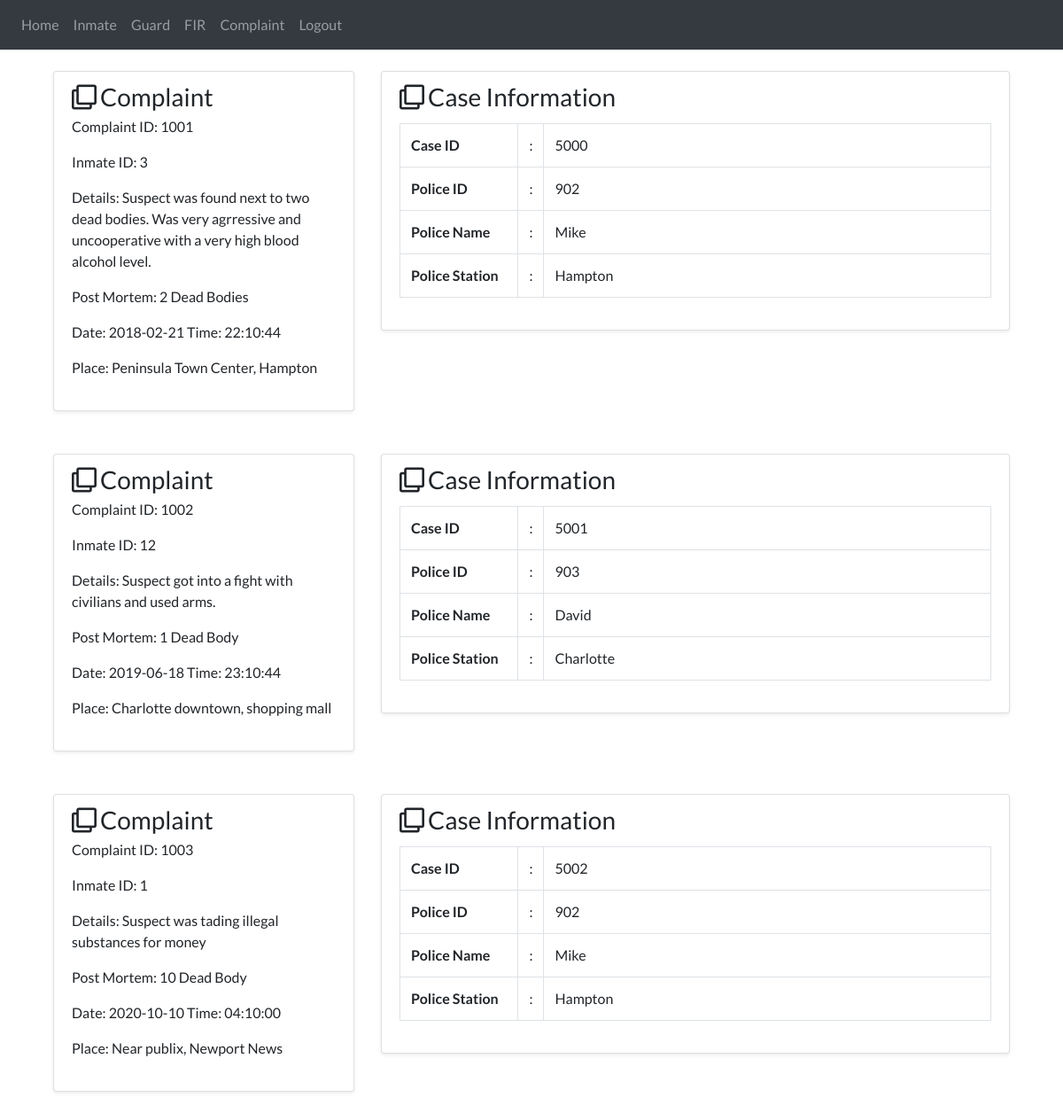
The app's page /complaint, older data.
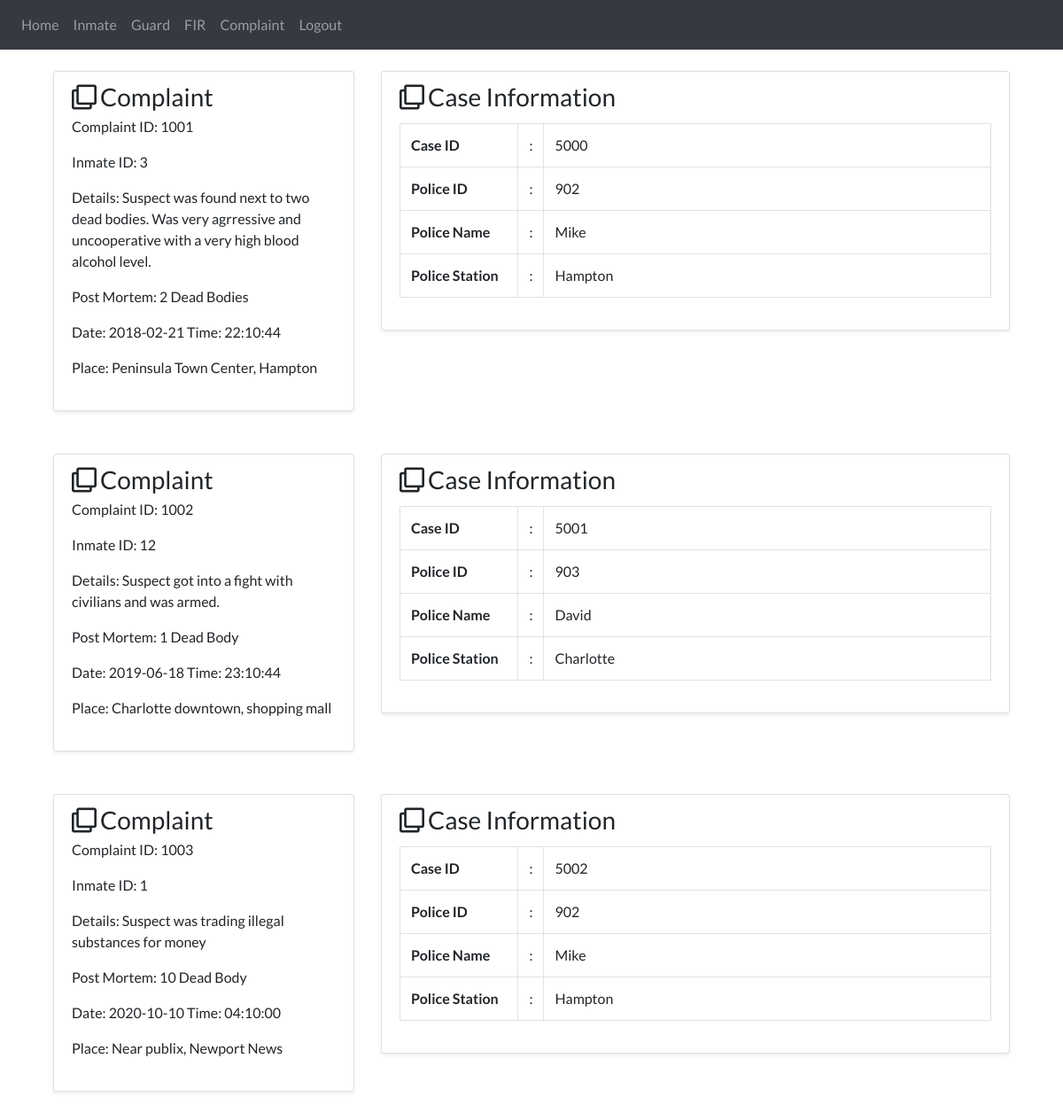
The same page, newer data.
### tables this page shows
CREATE TABLE Cases (CaseID INTEGER PRIMARY KEY UNIQUE NOT NULL, PoliceID INTEGER REFERENCES Police (PoliceID), ComplaintID INTEGER REFERENCES Complaint (ComplaintID), Postmortem TEXT);

CREATE TABLE Complaint (ComplaintID PRIMARY KEY UNIQUE NOT NULL, Date DATE NOT NULL, Description TEXT, Place TEXT, Time TIME, InmateID INTEGER REFERENCES Inmate (InmateID));

CREATE TABLE Police (PoliceID INTEGER PRIMARY KEY UNIQUE NOT NULL, Fullname TEXT NOT NULL, Station TEXT);

### website/views.py (the view)
@views.route('/complaint')
def goToComplaint():
    complaint = databaseFunctions.query_complaint_information()
    return render_template('complaint.html', complaint = complaint)

### website/databaseFunctions.py (called while the page is built)
def query_complaint_information():
    connie = sqlite3.connect(db_path)
    c = connie.cursor()
    c.execute('''
            select Cases.CaseID, Cases.PoliceID, Cases.ComplaintID, Cases.Postmortem,
            Police.Fullname, Police.Station, Complaint.Date, Complaint.Time,
            Complaint.Description, Complaint.Place, Complaint.InmateID
            from Cases inner join Police on Police.PoliceID = Cases.PoliceID
            inner join Complaint on Complaint.ComplaintID = Cases.ComplaintID
            ''')
    Complaint = c.fetchall()
    connie.close()
    return Complaint

### website/templates/complaint.html (shortened to what this page needs)
{% extends "base.html" %} {% block title %} Complaints {% endblock %}
{% block navLink%}
<a class="nav-item nav-link" id="home" href="/home">Home</a>
<a class="nav-item nav-link" id="Inmate" href="/inmate">Inmate</a>
<a class="nav-item nav-link" id="Guard" href="/guard">Guard</a>
<a class="nav-item nav-link" id="FIR" href="/FIR">FIR</a>
<a class="nav-item nav-link" id="Complaint" href="/complaint">Complaint</a>
<a class="nav-item nav-link" id="logout" href="/logout">Logout</a>
{%endblock %}
{% block content%}
<link rel='stylesheet' href='https://cdnjs.cloudflare.com/ajax/libs/twitter-bootstrap/4.1.3/css/bootstrap.min.css'>
<link rel='stylesheet' href='https://cdnjs.cloudflare.com/ajax/libs/font-awesome/5.12.1/css/all.min.css'>
{% for complaint in complaint%}
<div class="Inmate-profile py-4">
  <div class="container">
    <div class="row">
      <div class="col-lg-4">
        <div class="card shadow-sm">
          <div class="card-header bg-transparent border-0" style="height:50px">
            <h3 class="mb-0"><i class="far fa-clone pr-1"></i>Complaint</h3>
          </div>
          <div class="card-body pt-0">
              <p>Complaint ID: {{complaint[2]}}</p>
              <p>Inmate ID: {{complaint[10]}}</p>
              <p>Details: {{complaint[8]}}</p>
              <p>Post Mortem: {{complaint[3]}}</p>
              <p>Date: {{complaint[6]}} Time: {{complaint[7]}}</p>
              <p>Place: {{complaint[9]}}</p>
          </div>
        </div>
      </div>
      <div class="col-lg-8" style="width:60px" >
        <div class="card shadow-sm" >
          <div class="card-header bg-transparent border-0" >
            <h3 class="mb-0"><i class="far fa-clone pr-1"></i>Case Information</h3>
          </div>
          <div class="card-body pt-0">
            <table class="table table-bordered">
              <tr>
                <th width="20%">Case ID </th>
                <td width="2%">:</td>
                <td>{{complaint[0]}}</td>
              </tr>
              <tr>
                <th width="20%">Police ID</th>
                <td width="2%">:</td>
                <td>{{complaint[1]}}</td>
              </tr>
              <tr>
                <th width="20%">Police Name</th>
                <td width="2%">:</td>
                <td>{{complaint[4]}}</td>
              </tr>
              <tr>
                <th width="20%">Police Station</th>
                <td width="2%">:</td>
                <td>{{complaint[5]}}</td>
              </tr>
            </table>
          </div>
        </div>
          <div style="height: 26px"></div>
      </div>
    </div>
  </div>
</div>
{% endfor %}
{% endblock %}

### website/templates/base.html (shortened to what this page needs)
<!DOCTYPE html>
<html>
  <head>
    <link
      rel="stylesheet"
      href="https://stackpath.bootstrapcdn.com/bootstrap/4.4.1/css/bootstrap.min.css"
    />
    <link
      rel="stylesheet"
      href="https://stackpath.bootstrapcdn.com/font-awesome/4.7.0/css/font-awesome.min.css"
    />
  </head>
  <body>
    <nav class="navbar navbar-expand-lg navbar-dark bg-dark">
      <div class="collapse navbar-collapse" id="navbar">
        <div class="navbar-nav">
          {% block navLink%} {% endblock %}
        </div>
      </div>
    </nav>
        <div class="container">{% block content %} {% endblock %}</div>
  </body>
</html>

### website/templates/complaint.html (style rules this page uses)
body { background-color: #FFFFF; font-family: 'Lato', sans-serif; }

Row changes from the older to the newer data that the page shows:
changed through a linked row, Cases "1 Dead Body": Description "Suspect got into a fight with civilians and used arms." → "Suspect got into a fight with civilians and was armed."
changed through a linked row, Cases "10 Dead Body": Description "Suspect was tading illegal substances for money" → "Suspect was trading illegal substances for money"
